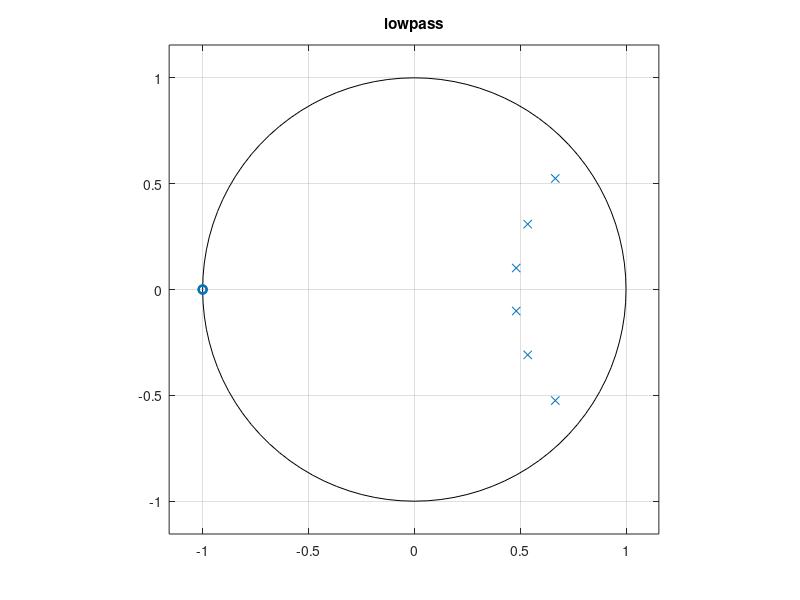
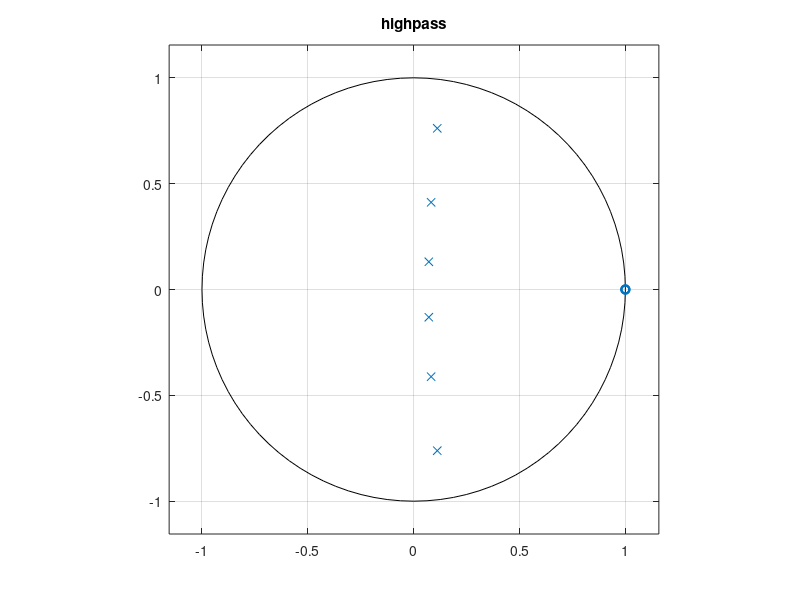
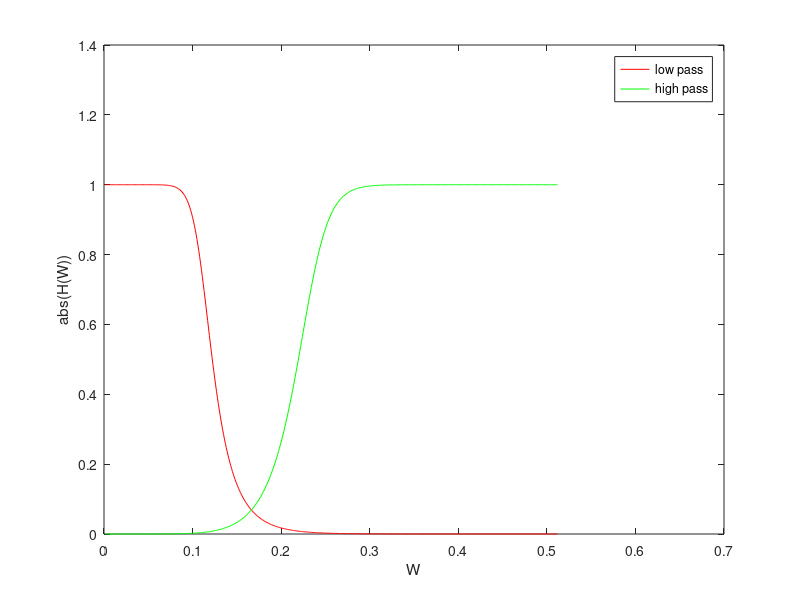
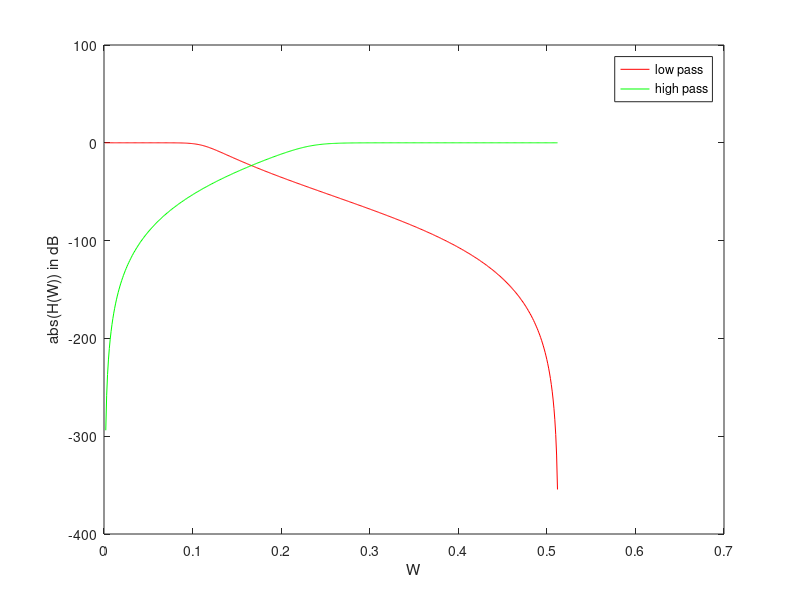

Recreate these plots in MATLAB, in order.
clc;clear;close all;
[N1,wc1]=buttord(0.2,0.3,1.25,15);
#wp,ws without pi,Ap,As without minus sign
Wc1=tan(wc1*pi/2);#captial Wc from wc.(wrap)
[b1,a1]=butter(N1,wc1);
figure(1)
zplane(b1,a1)
title('lowpass')
[N2,wc2]=buttord(0.3,0.2,1,15);
Wc2=tan(wc2*pi/2);
[b2,a2]=butter(N2,Wc2,"high");
figure(2)
zplane(b2,a2)
title('highpass')
h=freqz(b1,a1);
h2=abs(freqz(b2,a2));
figure(3)
fre=0.001:0.001:0.512;
plot(fre,abs(freqz(b1,a1)),'r');
hold on;
plot(fre,abs(freqz(b2,a2)),'g')
xlabel('W')
ylabel('abs(H(W))')
legend ('low pass','high pass');
figure(4)
plot(fre,20*log10(abs(h)),'r');
hold on;
plot(fre,20*log10(abs(h2)),'g')
xlabel('W')
ylabel('abs(H(W)) in dB')
legend ('low pass','high pass');

